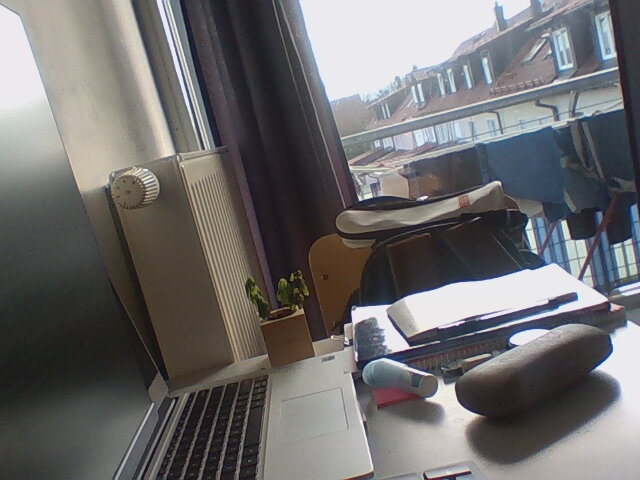
#> input picture images/depth/left.jpg, 640 x 480 px
$ python depth.py
#> lines starting #> are read from the running program, lines starting #| are printed output that depends on the picture
import numpy as np
import cv2 as cv
from matplotlib import pyplot as plt
imgL = cv.imread('../images/depth/left.jpg', 0)
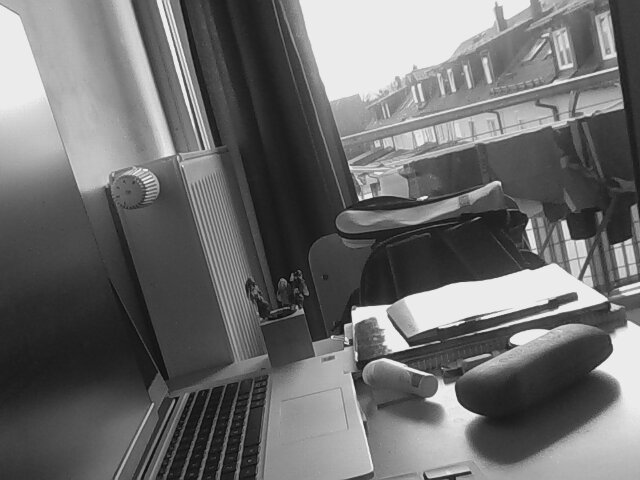
#> imgL: shape (480, 640); min 7, max 250, mean 109
imgR = cv.imread('../images/depth/right.jpg', 0)
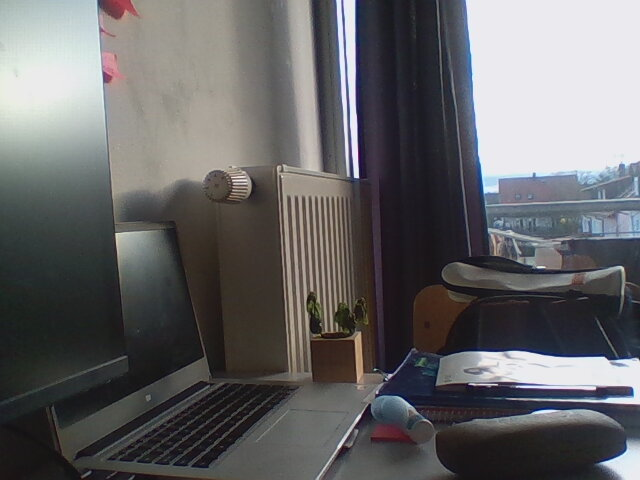
#> input picture images/depth/right.jpg, 640 x 480 px
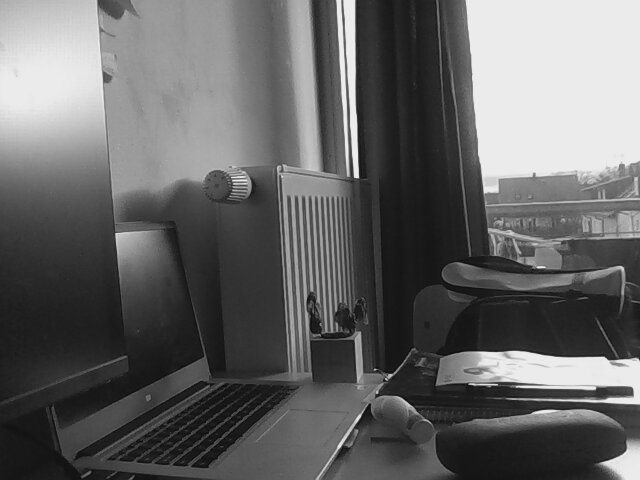
#> imgR: shape (480, 640); min 0, max 249, mean 101.1
stereo = cv.StereoBM_create(numDisparities=16, blockSize=15)
disparity = stereo.compute(imgL,imgR)
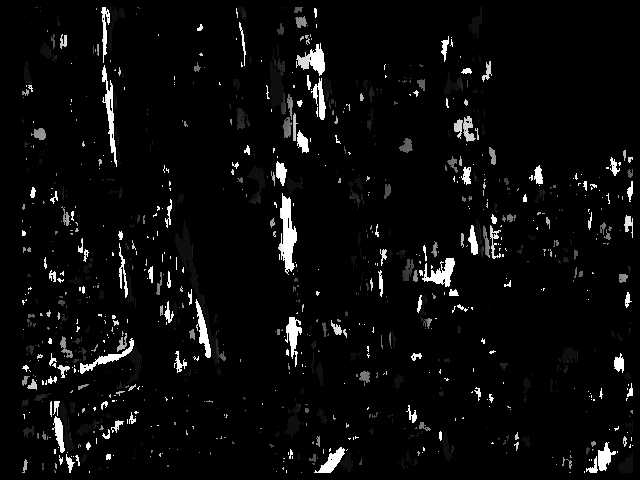
#> disparity: shape (480, 640) int16; min -16, max 240, mean -4.9; drawn with min black and max white
plt.imshow(disparity,'gray')
plt.show()
